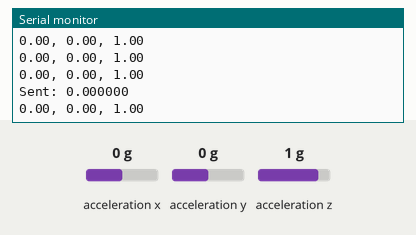
Bench run of a sketch on a simulated ESP8266 (NodeMCU). Parts: the last lines printed to the serial monitor. The test bench sets the inputs (shaded band); at power-on: acceleration x 0 g, acceleration y 0 g, acceleration z 1 g. WiFi joins after 1.5 s; servers stay silent unless stated; no MQTT or app messages arrive unless stated.

Above: at 2.7 s.
2.8 s: acceleration x set to -1.4 g
At 3.7 s:
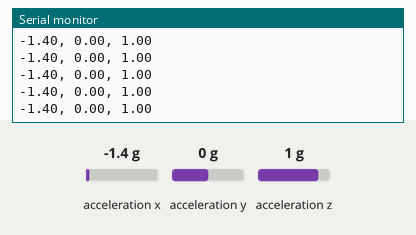
4.3 s: acceleration y set to -1.4 g
At 5.3 s:
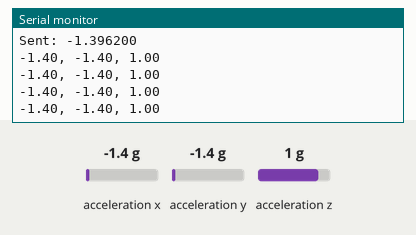
5.8 s: acceleration z set to -1.4 g
At 6.7 s:
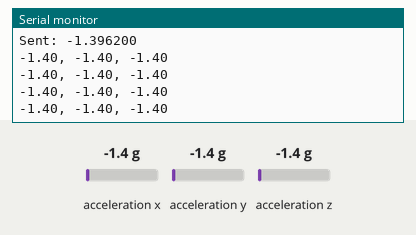

Measured:
- after the input at 2.8 s, the serial monitor: prints a new line at once (image 1)
- after the input at 4.3 s, the serial monitor: prints a new line at once (image 2)
- after the input at 5.8 s, the serial monitor: prints a new line at once (image 3)

The sketch:

node_sensor.ino
```cpp
#include <SparkFun_ADXL345.h>
#include <ESP8266WiFi.h>
#include <PubSubClient.h>

const char* ssid = "KIARA15A";
const char* password = "";
const char* mqtt_server = "192.168.111.134";

int x,y,z;
double ax,ay,az;
char msg[4];

WiFiClient espClient;
PubSubClient client(espClient);
unsigned long lastMsg;

ADXL345 adxl = ADXL345();

void setup() {
  Serial.begin(9600);
  setup_wifi();
  client.setServer(mqtt_server, 1883);
  client.setCallback(callback);

  adxl.powerOn();
  adxl.setRangeSetting(2);
  adxl.setAxisOffset(2, 1, -8);
}

void loop() {
  if (!client.connected()) {
    reconnect();
  }
  client.loop();

  adxl.readAccel(&x, &y, &z);
  ax = x*0.0039;
  ay = y*0.0039;
  az = z*0.0039;
  Serial.print(ax);
  Serial.print(", ");
  Serial.print(ay);
  Serial.print(", ");
  Serial.println(az);

  if (millis() - lastMsg > 200) {
    sprintf (msg, "%f", ax);
    Serial.print("Sent: ");
    Serial.println(msg);
    client.publish("sumbux", msg);
    lastMsg = millis();
  }
}

void setup_wifi() {
  delay(10);
  Serial.println();
  Serial.print("Connecting to ");
  Serial.println(ssid);

  WiFi.begin(ssid, password);

  while (WiFi.status() != WL_CONNECTED) {
    delay(500);
    Serial.print(".");
  }

  Serial.println("");
  Serial.println("WiFi connected");
  Serial.println("IP address: ");
  Serial.println(WiFi.localIP());
}

void callback(char* topic, byte* payload, unsigned int length) {
  Serial.print("Received:");
  for (int i = 0; i < length; i++) {
    Serial.print((char)payload[i]);
  }
  Serial.println();
}

void reconnect() {
  // Loop until we're reconnected
  while (!client.connected()) {
    Serial.print("Attempting MQTT connection...");
    // Create a random client ID
    String clientId = "ESP8266Client-nodeSensor";
    // Attempt to connect
    if (client.connect(clientId.c_str())) {
      Serial.println("connected");
      client.publish("nodeSensor", "hello world");
    } else {
      Serial.print("failed, rc=");
      Serial.print(client.state());
      Serial.println(" try again in 5 seconds");
      // Wait 5 seconds before retrying
      delay(5000);
    }
  }
}
```
